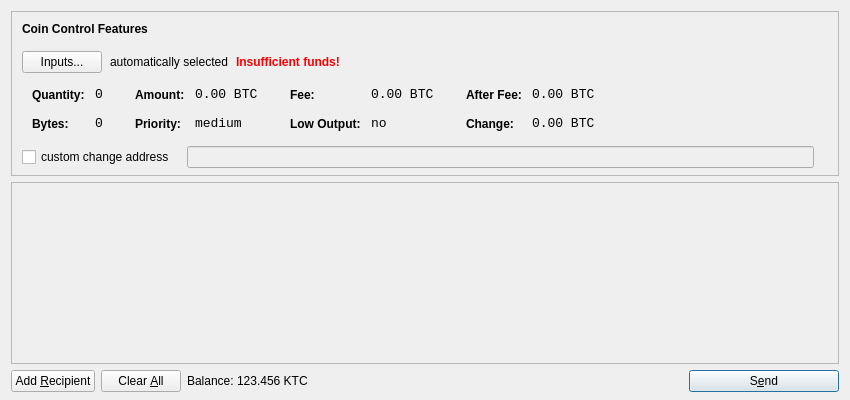
<?xml version="1.0" encoding="UTF-8"?>
<ui version="4.0">
 <class>SendCoinsDialog</class>
 <widget class="QDialog" name="SendCoinsDialog">
  <property name="geometry">
   <rect>
    <x>0</x>
    <y>0</y>
    <width>850</width>
    <height>400</height>
   </rect>
  </property>
  <property name="windowTitle">
   <string>Send Coins</string>
  </property>
  <layout class="QVBoxLayout" name="verticalLayout" stretch="0,1,0">
   <property name="bottomMargin">
    <number>8</number>
   </property>
   <item>
    <widget class="QFrame" name="frameCoinControl">
     <property name="sizePolicy">
      <sizepolicy hsizetype="Expanding" vsizetype="Expanding">
       <horstretch>0</horstretch>
       <verstretch>0</verstretch>
      </sizepolicy>
     </property>
     <property name="maximumSize">
      <size>
       <width>16777215</width>
       <height>16777215</height>
      </size>
     </property>
     <property name="frameShape">
      <enum>QFrame::StyledPanel</enum>
     </property>
     <property name="frameShadow">
      <enum>QFrame::Sunken</enum>
     </property>
     <layout class="QVBoxLayout" name="verticalLayoutCoinControl2">
      <property name="spacing">
       <number>-1</number>
      </property>
      <property name="leftMargin">
       <number>0</number>
      </property>
      <property name="topMargin">
       <number>0</number>
      </property>
      <property name="rightMargin">
       <number>0</number>
      </property>
      <property name="bottomMargin">
       <number>6</number>
      </property>
      <item>
       <layout class="QVBoxLayout" name="verticalLayoutCoinControl" stretch="0,0,0,0,1">
        <property name="spacing">
         <number>0</number>
        </property>
        <property name="leftMargin">
         <number>10</number>
        </property>
        <property name="topMargin">
         <number>10</number>
        </property>
        <item>
         <layout class="QHBoxLayout" name="horizontalLayoutCoinControl1">
          <property name="bottomMargin">
           <number>15</number>
          </property>
          <item>
           <widget class="QLabel" name="labelCoinControlFeatures">
            <property name="sizePolicy">
             <sizepolicy hsizetype="Preferred" vsizetype="Maximum">
              <horstretch>0</horstretch>
              <verstretch>0</verstretch>
             </sizepolicy>
            </property>
            <property name="font">
             <font>
              <weight>75</weight>
              <bold>true</bold>
             </font>
            </property>
            <property name="styleSheet">
             <string notr="true">font-weight:bold;</string>
            </property>
            <property name="text">
             <string>Coin Control Features</string>
            </property>
           </widget>
          </item>
         </layout>
        </item>
        <item>
         <layout class="QHBoxLayout" name="horizontalLayoutCoinControl2" stretch="0,0,0,0">
          <property name="spacing">
           <number>8</number>
          </property>
          <property name="bottomMargin">
           <number>10</number>
          </property>
          <item>
           <widget class="QPushButton" name="pushButtonCoinControl">
            <property name="styleSheet">
             <string notr="true"/>
            </property>
            <property name="text">
             <string>Inputs...</string>
            </property>
           </widget>
          </item>
          <item>
           <widget class="QLabel" name="labelCoinControlAutomaticallySelected">
            <property name="text">
             <string>automatically selected</string>
            </property>
            <property name="margin">
             <number>5</number>
            </property>
           </widget>
          </item>
          <item>
           <widget class="QLabel" name="labelCoinControlInsuffFunds">
            <property name="font">
             <font>
              <weight>75</weight>
              <bold>true</bold>
             </font>
            </property>
            <property name="styleSheet">
             <string notr="true">color:red;font-weight:bold;</string>
            </property>
            <property name="text">
             <string>Insufficient funds!</string>
            </property>
            <property name="margin">
             <number>5</number>
            </property>
           </widget>
          </item>
          <item>
           <spacer name="horizontalSpacerCoinControl">
            <property name="orientation">
             <enum>Qt::Horizontal</enum>
            </property>
            <property name="sizeHint" stdset="0">
             <size>
              <width>40</width>
              <height>1</height>
             </size>
            </property>
           </spacer>
          </item>
         </layout>
        </item>
        <item>
         <widget class="QWidget" name="widgetCoinControl" native="true">
          <property name="sizePolicy">
           <sizepolicy hsizetype="Preferred" vsizetype="Preferred">
            <horstretch>0</horstretch>
            <verstretch>0</verstretch>
           </sizepolicy>
          </property>
          <property name="minimumSize">
           <size>
            <width>0</width>
            <height>0</height>
           </size>
          </property>
          <property name="styleSheet">
           <string notr="true"/>
          </property>
          <layout class="QHBoxLayout" name="horizontalLayoutCoinControl5">
           <property name="margin">
            <number>0</number>
           </property>
           <item>
            <layout class="QHBoxLayout" name="horizontalLayoutCoinControl3" stretch="0,0,0,1">
             <property name="spacing">
              <number>20</number>
             </property>
             <property name="topMargin">
              <number>0</number>
             </property>
             <property name="bottomMargin">
              <number>10</number>
             </property>
             <item>
              <layout class="QFormLayout" name="formLayoutCoinControl1">
               <property name="horizontalSpacing">
                <number>10</number>
               </property>
               <property name="verticalSpacing">
                <number>14</number>
               </property>
               <property name="leftMargin">
                <number>10</number>
               </property>
               <property name="topMargin">
                <number>4</number>
               </property>
               <property name="rightMargin">
                <number>6</number>
               </property>
               <item row="0" column="0">
                <widget class="QLabel" name="labelCoinControlQuantityText">
                 <property name="styleSheet">
                  <string notr="true">font-weight:bold;</string>
                 </property>
                 <property name="text">
                  <string>Quantity:</string>
                 </property>
                 <property name="margin">
                  <number>0</number>
                 </property>
                </widget>
               </item>
               <item row="0" column="1">
                <widget class="QLabel" name="labelCoinControlQuantity">
                 <property name="font">
                  <font>
                   <family>Monospace</family>
                   <pointsize>10</pointsize>
                  </font>
                 </property>
                 <property name="cursor">
                  <cursorShape>IBeamCursor</cursorShape>
                 </property>
                 <property name="contextMenuPolicy">
                  <enum>Qt::ActionsContextMenu</enum>
                 </property>
                 <property name="text">
                  <string notr="true">0</string>
                 </property>
                 <property name="margin">
                  <number>0</number>
                 </property>
                 <property name="textInteractionFlags">
                  <set>Qt::LinksAccessibleByMouse|Qt::TextSelectableByKeyboard|Qt::TextSelectableByMouse</set>
                 </property>
                </widget>
               </item>
               <item row="1" column="0">
                <widget class="QLabel" name="labelCoinControlBytesText">
                 <property name="styleSheet">
                  <string notr="true">font-weight:bold;</string>
                 </property>
                 <property name="text">
                  <string>Bytes:</string>
                 </property>
                </widget>
               </item>
               <item row="1" column="1">
                <widget class="QLabel" name="labelCoinControlBytes">
                 <property name="font">
                  <font>
                   <family>Monospace</family>
                   <pointsize>10</pointsize>
                  </font>
                 </property>
                 <property name="cursor">
                  <cursorShape>IBeamCursor</cursorShape>
                 </property>
                 <property name="contextMenuPolicy">
                  <enum>Qt::ActionsContextMenu</enum>
                 </property>
                 <property name="text">
                  <string notr="true">0</string>
                 </property>
                 <property name="textInteractionFlags">
                  <set>Qt::LinksAccessibleByMouse|Qt::TextSelectableByKeyboard|Qt::TextSelectableByMouse</set>
                 </property>
                </widget>
               </item>
              </layout>
             </item>
             <item>
              <layout class="QFormLayout" name="formLayoutCoinControl2">
               <property name="horizontalSpacing">
                <number>10</number>
               </property>
               <property name="verticalSpacing">
                <number>14</number>
               </property>
               <property name="leftMargin">
                <number>6</number>
               </property>
               <property name="topMargin">
                <number>4</number>
               </property>
               <property name="rightMargin">
                <number>6</number>
               </property>
               <item row="0" column="0">
                <widget class="QLabel" name="labelCoinControlAmountText">
                 <property name="styleSheet">
                  <string notr="true">font-weight:bold;</string>
                 </property>
                 <property name="text">
                  <string>Amount:</string>
                 </property>
                 <property name="margin">
                  <number>0</number>
                 </property>
                </widget>
               </item>
               <item row="0" column="1">
                <widget class="QLabel" name="labelCoinControlAmount">
                 <property name="font">
                  <font>
                   <family>Monospace</family>
                   <pointsize>10</pointsize>
                  </font>
                 </property>
                 <property name="cursor">
                  <cursorShape>IBeamCursor</cursorShape>
                 </property>
                 <property name="contextMenuPolicy">
                  <enum>Qt::ActionsContextMenu</enum>
                 </property>
                 <property name="text">
                  <string notr="true">0.00 BTC</string>
                 </property>
                 <property name="textInteractionFlags">
                  <set>Qt::LinksAccessibleByMouse|Qt::TextSelectableByKeyboard|Qt::TextSelectableByMouse</set>
                 </property>
                </widget>
               </item>
               <item row="1" column="0">
                <widget class="QLabel" name="labelCoinControlPriorityText">
                 <property name="styleSheet">
                  <string notr="true">font-weight:bold;</string>
                 </property>
                 <property name="text">
                  <string>Priority:</string>
                 </property>
                </widget>
               </item>
               <item row="1" column="1">
                <widget class="QLabel" name="labelCoinControlPriority">
                 <property name="font">
                  <font>
                   <family>Monospace</family>
                   <pointsize>10</pointsize>
                  </font>
                 </property>
                 <property name="cursor">
                  <cursorShape>IBeamCursor</cursorShape>
                 </property>
                 <property name="contextMenuPolicy">
                  <enum>Qt::ActionsContextMenu</enum>
                 </property>
                 <property name="text">
                  <string>medium</string>
                 </property>
                 <property name="textInteractionFlags">
                  <set>Qt::LinksAccessibleByMouse|Qt::TextSelectableByKeyboard|Qt::TextSelectableByMouse</set>
                 </property>
                </widget>
               </item>
              </layout>
             </item>
             <item>
              <layout class="QFormLayout" name="formLayoutCoinControl3">
               <property name="horizontalSpacing">
                <number>10</number>
               </property>
               <property name="verticalSpacing">
                <number>14</number>
               </property>
               <property name="leftMargin">
                <number>6</number>
               </property>
               <property name="topMargin">
                <number>4</number>
               </property>
               <property name="rightMargin">
                <number>6</number>
               </property>
               <item row="0" column="0">
                <widget class="QLabel" name="labelCoinControlFeeText">
                 <property name="styleSheet">
                  <string notr="true">font-weight:bold;</string>
                 </property>
                 <property name="text">
                  <string>Fee:</string>
                 </property>
                 <property name="margin">
                  <number>0</number>
                 </property>
                </widget>
               </item>
               <item row="0" column="1">
                <widget class="QLabel" name="labelCoinControlFee">
                 <property name="font">
                  <font>
                   <family>Monospace</family>
                   <pointsize>10</pointsize>
                  </font>
                 </property>
                 <property name="cursor">
                  <cursorShape>IBeamCursor</cursorShape>
                 </property>
                 <property name="contextMenuPolicy">
                  <enum>Qt::ActionsContextMenu</enum>
                 </property>
                 <property name="text">
                  <string notr="true">0.00 BTC</string>
                 </property>
                 <property name="textInteractionFlags">
                  <set>Qt::LinksAccessibleByMouse|Qt::TextSelectableByKeyboard|Qt::TextSelectableByMouse</set>
                 </property>
                </widget>
               </item>
               <item row="1" column="0">
                <widget class="QLabel" name="labelCoinControlLowOutputText">
                 <property name="styleSheet">
                  <string notr="true">font-weight:bold;</string>
                 </property>
                 <property name="text">
                  <string>Low Output:</string>
                 </property>
                </widget>
               </item>
               <item row="1" column="1">
                <widget class="QLabel" name="labelCoinControlLowOutput">
                 <property name="font">
                  <font>
                   <family>Monospace</family>
                   <pointsize>10</pointsize>
                  </font>
                 </property>
                 <property name="cursor">
                  <cursorShape>IBeamCursor</cursorShape>
                 </property>
                 <property name="contextMenuPolicy">
                  <enum>Qt::ActionsContextMenu</enum>
                 </property>
                 <property name="text">
                  <string>no</string>
                 </property>
                 <property name="textInteractionFlags">
                  <set>Qt::LinksAccessibleByMouse|Qt::TextSelectableByKeyboard|Qt::TextSelectableByMouse</set>
                 </property>
                </widget>
               </item>
              </layout>
             </item>
             <item>
              <layout class="QFormLayout" name="formLayoutCoinControl4">
               <property name="horizontalSpacing">
                <number>10</number>
               </property>
               <property name="verticalSpacing">
                <number>14</number>
               </property>
               <property name="leftMargin">
                <number>6</number>
               </property>
               <property name="topMargin">
                <number>4</number>
               </property>
               <property name="rightMargin">
                <number>6</number>
               </property>
               <item row="0" column="0">
                <widget class="QLabel" name="labelCoinControlAfterFeeText">
                 <property name="styleSheet">
                  <string notr="true">font-weight:bold;</string>
                 </property>
                 <property name="text">
                  <string>After Fee:</string>
                 </property>
                 <property name="margin">
                  <number>0</number>
                 </property>
                </widget>
               </item>
               <item row="0" column="1">
                <widget class="QLabel" name="labelCoinControlAfterFee">
                 <property name="font">
                  <font>
                   <family>Monospace</family>
                   <pointsize>10</pointsize>
                  </font>
                 </property>
                 <property name="cursor">
                  <cursorShape>IBeamCursor</cursorShape>
                 </property>
                 <property name="contextMenuPolicy">
                  <enum>Qt::ActionsContextMenu</enum>
                 </property>
                 <property name="text">
                  <string notr="true">0.00 BTC</string>
                 </property>
                 <property name="textInteractionFlags">
                  <set>Qt::LinksAccessibleByMouse|Qt::TextSelectableByKeyboard|Qt::TextSelectableByMouse</set>
                 </property>
                </widget>
               </item>
               <item row="1" column="0">
                <widget class="QLabel" name="labelCoinControlChangeText">
                 <property name="styleSheet">
                  <string notr="true">font-weight:bold;</string>
                 </property>
                 <property name="text">
                  <string>Change:</string>
                 </property>
                </widget>
               </item>
               <item row="1" column="1">
                <widget class="QLabel" name="labelCoinControlChange">
                 <property name="font">
                  <font>
                   <family>Monospace</family>
                   <pointsize>10</pointsize>
                  </font>
                 </property>
                 <property name="cursor">
                  <cursorShape>IBeamCursor</cursorShape>
                 </property>
                 <property name="contextMenuPolicy">
                  <enum>Qt::ActionsContextMenu</enum>
                 </property>
                 <property name="text">
                  <string notr="true">0.00 BTC</string>
                 </property>
                 <property name="textInteractionFlags">
                  <set>Qt::LinksAccessibleByMouse|Qt::TextSelectableByKeyboard|Qt::TextSelectableByMouse</set>
                 </property>
                </widget>
               </item>
              </layout>
             </item>
            </layout>
           </item>
          </layout>
         </widget>
        </item>
        <item>
         <layout class="QHBoxLayout" name="horizontalLayoutCoinControl4" stretch="0,0,0">
          <property name="spacing">
           <number>12</number>
          </property>
          <property name="sizeConstraint">
           <enum>QLayout::SetDefaultConstraint</enum>
          </property>
          <property name="topMargin">
           <number>5</number>
          </property>
          <property name="rightMargin">
           <number>5</number>
          </property>
          <item>
           <widget class="QCheckBox" name="checkBoxCoinControlChange">
            <property name="text">
             <string>custom change address</string>
            </property>
           </widget>
          </item>
          <item>
           <widget class="QLineEdit" name="lineEditCoinControlChange">
            <property name="enabled">
             <bool>false</bool>
            </property>
            <property name="sizePolicy">
             <sizepolicy hsizetype="Expanding" vsizetype="Fixed">
              <horstretch>0</horstretch>
              <verstretch>0</verstretch>
             </sizepolicy>
            </property>
           </widget>
          </item>
          <item>
           <widget class="QLabel" name="labelCoinControlChangeLabel">
            <property name="sizePolicy">
             <sizepolicy hsizetype="Preferred" vsizetype="Expanding">
              <horstretch>0</horstretch>
              <verstretch>0</verstretch>
             </sizepolicy>
            </property>
            <property name="minimumSize">
             <size>
              <width>0</width>
              <height>0</height>
             </size>
            </property>
            <property name="text">
             <string/>
            </property>
            <property name="margin">
             <number>3</number>
            </property>
           </widget>
          </item>
         </layout>
        </item>
        <item>
         <spacer name="verticalSpacerCoinControl">
          <property name="orientation">
           <enum>Qt::Vertical</enum>
          </property>
          <property name="sizeHint" stdset="0">
           <size>
            <width>800</width>
            <height>1</height>
           </size>
          </property>
         </spacer>
        </item>
       </layout>
      </item>
     </layout>
    </widget>
   </item>
   <item>
    <widget class="QScrollArea" name="scrollArea">
     <property name="widgetResizable">
      <bool>true</bool>
     </property>
     <widget class="QWidget" name="scrollAreaWidgetContents">
      <property name="geometry">
       <rect>
        <x>0</x>
        <y>0</y>
        <width>830</width>
        <height>165</height>
       </rect>
      </property>
      <layout class="QVBoxLayout" name="verticalLayout_2">
       <property name="margin">
        <number>0</number>
       </property>
       <item>
        <layout class="QVBoxLayout" name="entries">
         <property name="spacing">
          <number>6</number>
         </property>
        </layout>
       </item>
       <item>
        <spacer name="verticalSpacer">
         <property name="orientation">
          <enum>Qt::Vertical</enum>
         </property>
         <property name="sizeHint" stdset="0">
          <size>
           <width>20</width>
           <height>40</height>
          </size>
         </property>
        </spacer>
       </item>
      </layout>
     </widget>
    </widget>
   </item>
   <item>
    <layout class="QHBoxLayout" name="horizontalLayout">
     <item>
      <widget class="QPushButton" name="addButton">
       <property name="toolTip">
        <string>Send to multiple recipients at once</string>
       </property>
       <property name="text">
        <string>Add &amp;Recipient</string>
       </property>
       <property name="icon">
        <iconset resource="../bitcoin.qrc">
         <normaloff>:/icons/add</normaloff>:/icons/add</iconset>
       </property>
       <property name="autoDefault">
        <bool>false</bool>
       </property>
      </widget>
     </item>
     <item>
      <widget class="QPushButton" name="clearButton">
       <property name="sizePolicy">
        <sizepolicy hsizetype="Minimum" vsizetype="Fixed">
         <horstretch>0</horstretch>
         <verstretch>0</verstretch>
        </sizepolicy>
       </property>
       <property name="toolTip">
        <string>Remove all transaction fields</string>
       </property>
       <property name="text">
        <string>Clear &amp;All</string>
       </property>
       <property name="icon">
        <iconset resource="../bitcoin.qrc">
         <normaloff>:/icons/remove</normaloff>:/icons/remove</iconset>
       </property>
       <property name="autoRepeatDelay">
        <number>300</number>
       </property>
       <property name="autoDefault">
        <bool>false</bool>
       </property>
      </widget>
     </item>
     <item>
      <layout class="QHBoxLayout" name="horizontalLayout_2">
       <property name="spacing">
        <number>3</number>
       </property>
       <item>
        <widget class="QLabel" name="label">
         <property name="text">
          <string>Balance:</string>
         </property>
        </widget>
       </item>
       <item>
        <widget class="QLabel" name="labelBalance">
         <property name="cursor">
          <cursorShape>IBeamCursor</cursorShape>
         </property>
         <property name="text">
          <string>123.456 KTC</string>
         </property>
         <property name="textInteractionFlags">
          <set>Qt::LinksAccessibleByMouse|Qt::TextSelectableByKeyboard|Qt::TextSelectableByMouse</set>
         </property>
        </widget>
       </item>
      </layout>
     </item>
     <item>
      <spacer name="horizontalSpacer">
       <property name="orientation">
        <enum>Qt::Horizontal</enum>
       </property>
       <property name="sizeHint" stdset="0">
        <size>
         <width>40</width>
         <height>20</height>
        </size>
       </property>
      </spacer>
     </item>
     <item>
      <widget class="QPushButton" name="sendButton">
       <property name="minimumSize">
        <size>
         <width>150</width>
         <height>0</height>
        </size>
       </property>
       <property name="toolTip">
        <string>Confirm the send action</string>
       </property>
       <property name="text">
        <string>S&amp;end</string>
       </property>
       <property name="icon">
        <iconset resource="../bitcoin.qrc">
         <normaloff>:/icons/send</normaloff>:/icons/send</iconset>
       </property>
       <property name="default">
        <bool>true</bool>
       </property>
      </widget>
     </item>
    </layout>
   </item>
  </layout>
 </widget>
 <resources>
  <include location="../bitcoin.qrc"/>
 </resources>
 <connections/>
</ui>
